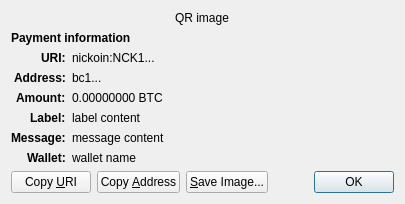
<?xml version="1.0" encoding="UTF-8"?>
<ui version="4.0">
 <class>ReceiveRequestDialog</class>
 <widget class="QDialog" name="ReceiveRequestDialog">
  <property name="geometry">
   <rect>
    <x>0</x>
    <y>0</y>
    <width>413</width>
    <height>229</height>
   </rect>
  </property>
  <property name="windowTitle">
   <string>Request payment to ...</string>
  </property>
  <layout class="QGridLayout" name="gridLayout" columnstretch="0,1">
   <property name="sizeConstraint">
    <enum>QLayout::SetFixedSize</enum>
   </property>
   <item row="0" column="0" colspan="2" alignment="Qt::AlignHCenter">
    <widget class="QRImageWidget" name="qr_code">
     <property name="text">
      <string notr="true">QR image</string>
     </property>
     <property name="textInteractionFlags">
      <set>Qt::NoTextInteraction</set>
     </property>
    </widget>
   </item>
   <item row="1" column="0" colspan="2">
    <widget class="QLabel" name="payment_header">
     <property name="font">
      <font>
       <weight>75</weight>
       <bold>true</bold>
      </font>
     </property>
     <property name="text">
      <string>Payment information</string>
     </property>
     <property name="textInteractionFlags">
      <set>Qt::NoTextInteraction</set>
     </property>
    </widget>
   </item>
   <item row="2" column="0" alignment="Qt::AlignRight|Qt::AlignTop">
    <widget class="QLabel" name="uri_tag">
     <property name="font">
      <font>
       <weight>75</weight>
       <bold>true</bold>
      </font>
     </property>
     <property name="text">
      <string notr="true">URI:</string>
     </property>
     <property name="textFormat">
      <enum>Qt::PlainText</enum>
     </property>
     <property name="textInteractionFlags">
      <set>Qt::NoTextInteraction</set>
     </property>
    </widget>
   </item>
   <item row="2" column="1" alignment="Qt::AlignTop">
    <widget class="QLabel" name="uri_content">
     <property name="text">
      <string notr="true">nickoin:NCK1...</string>
     </property>
     <property name="textFormat">
      <enum>Qt::RichText</enum>
     </property>
     <property name="wordWrap">
      <bool>true</bool>
     </property>
     <property name="textInteractionFlags">
      <set>Qt::TextSelectableByMouse</set>
     </property>
    </widget>
   </item>
   <item row="3" column="0" alignment="Qt::AlignRight|Qt::AlignTop">
    <widget class="QLabel" name="address_tag">
     <property name="font">
      <font>
       <weight>75</weight>
       <bold>true</bold>
      </font>
     </property>
     <property name="text">
      <string>Address:</string>
     </property>
     <property name="textInteractionFlags">
      <set>Qt::NoTextInteraction</set>
     </property>
    </widget>
   </item>
   <item row="3" column="1" alignment="Qt::AlignTop">
    <widget class="QLabel" name="address_content">
     <property name="text">
      <string notr="true">bc1...</string>
     </property>
     <property name="textFormat">
      <enum>Qt::PlainText</enum>
     </property>
     <property name="textInteractionFlags">
      <set>Qt::TextSelectableByMouse</set>
     </property>
    </widget>
   </item>
   <item row="4" column="0" alignment="Qt::AlignRight|Qt::AlignTop">
    <widget class="QLabel" name="amount_tag">
     <property name="font">
      <font>
       <weight>75</weight>
       <bold>true</bold>
      </font>
     </property>
     <property name="text">
      <string>Amount:</string>
     </property>
     <property name="textInteractionFlags">
      <set>Qt::NoTextInteraction</set>
     </property>
    </widget>
   </item>
   <item row="4" column="1" alignment="Qt::AlignTop">
    <widget class="QLabel" name="amount_content">
     <property name="text">
      <string notr="true">0.00000000 BTC</string>
     </property>
     <property name="textFormat">
      <enum>Qt::PlainText</enum>
     </property>
     <property name="textInteractionFlags">
      <set>Qt::TextSelectableByMouse</set>
     </property>
    </widget>
   </item>
   <item row="5" column="0" alignment="Qt::AlignRight|Qt::AlignTop">
    <widget class="QLabel" name="label_tag">
     <property name="font">
      <font>
       <weight>75</weight>
       <bold>true</bold>
      </font>
     </property>
     <property name="text">
      <string>Label:</string>
     </property>
     <property name="textInteractionFlags">
      <set>Qt::NoTextInteraction</set>
     </property>
    </widget>
   </item>
   <item row="5" column="1" alignment="Qt::AlignTop">
    <widget class="QLabel" name="label_content">
     <property name="text">
      <string notr="true">label content</string>
     </property>
     <property name="textFormat">
      <enum>Qt::PlainText</enum>
     </property>
     <property name="wordWrap">
      <bool>true</bool>
     </property>
     <property name="textInteractionFlags">
      <set>Qt::TextSelectableByMouse</set>
     </property>
    </widget>
   </item>
   <item row="6" column="0" alignment="Qt::AlignRight|Qt::AlignTop">
    <widget class="QLabel" name="message_tag">
     <property name="font">
      <font>
       <weight>75</weight>
       <bold>true</bold>
      </font>
     </property>
     <property name="text">
      <string>Message:</string>
     </property>
     <property name="textInteractionFlags">
      <set>Qt::NoTextInteraction</set>
     </property>
    </widget>
   </item>
   <item row="6" column="1" alignment="Qt::AlignTop">
    <widget class="QLabel" name="message_content">
     <property name="text">
      <string notr="true">message content</string>
     </property>
     <property name="textFormat">
      <enum>Qt::PlainText</enum>
     </property>
     <property name="wordWrap">
      <bool>true</bool>
     </property>
     <property name="textInteractionFlags">
      <set>Qt::TextSelectableByMouse</set>
     </property>
    </widget>
   </item>
   <item row="7" column="0" alignment="Qt::AlignRight|Qt::AlignTop">
    <widget class="QLabel" name="wallet_tag">
     <property name="font">
      <font>
       <weight>75</weight>
       <bold>true</bold>
      </font>
     </property>
     <property name="text">
      <string>Wallet:</string>
     </property>
     <property name="textInteractionFlags">
      <set>Qt::NoTextInteraction</set>
     </property>
    </widget>
   </item>
   <item row="7" column="1" alignment="Qt::AlignTop">
    <widget class="QLabel" name="wallet_content">
     <property name="text">
      <string notr="true">wallet name</string>
     </property>
     <property name="textFormat">
      <enum>Qt::PlainText</enum>
     </property>
     <property name="wordWrap">
      <bool>true</bool>
     </property>
     <property name="textInteractionFlags">
      <set>Qt::TextSelectableByMouse</set>
     </property>
    </widget>
   </item>
   <item row="8" column="0" colspan="2">
    <layout class="QHBoxLayout" name="horizontalLayout">
     <item>
      <widget class="QPushButton" name="btnCopyURI">
       <property name="text">
        <string>Copy &amp;URI</string>
       </property>
       <property name="autoDefault">
        <bool>false</bool>
       </property>
      </widget>
     </item>
     <item>
      <widget class="QPushButton" name="btnCopyAddress">
       <property name="text">
        <string>Copy &amp;Address</string>
       </property>
       <property name="autoDefault">
        <bool>false</bool>
       </property>
      </widget>
     </item>
     <item>
      <widget class="QPushButton" name="btnSaveAs">
       <property name="text">
        <string>&amp;Save Image...</string>
       </property>
       <property name="autoDefault">
        <bool>false</bool>
       </property>
      </widget>
     </item>
     <item>
      <spacer name="horizontalSpacer_2">
       <property name="orientation">
        <enum>Qt::Horizontal</enum>
       </property>
       <property name="sizeHint" stdset="0">
        <size>
         <width>40</width>
         <height>20</height>
        </size>
       </property>
      </spacer>
     </item>
     <item>
      <widget class="QDialogButtonBox" name="buttonBox">
       <property name="focusPolicy">
        <enum>Qt::StrongFocus</enum>
       </property>
       <property name="standardButtons">
        <set>QDialogButtonBox::Ok</set>
       </property>
      </widget>
     </item>
    </layout>
   </item>
  </layout>
 </widget>
 <customwidgets>
  <customwidget>
   <class>QRImageWidget</class>
   <extends>QLabel</extends>
   <header>qt/qrimagewidget.h</header>
  </customwidget>
 </customwidgets>
 <tabstops>
  <tabstop>buttonBox</tabstop>
  <tabstop>btnCopyURI</tabstop>
  <tabstop>btnCopyAddress</tabstop>
  <tabstop>btnSaveAs</tabstop>
 </tabstops>
 <resources/>
 <connections>
  <connection>
   <sender>buttonBox</sender>
   <signal>accepted()</signal>
   <receiver>ReceiveRequestDialog</receiver>
   <slot>accept()</slot>
   <hints>
    <hint type="sourcelabel">
     <x>135</x>
     <y>230</y>
    </hint>
    <hint type="destinationlabel">
     <x>135</x>
     <y>126</y>
    </hint>
   </hints>
  </connection>
 </connections>
</ui>
